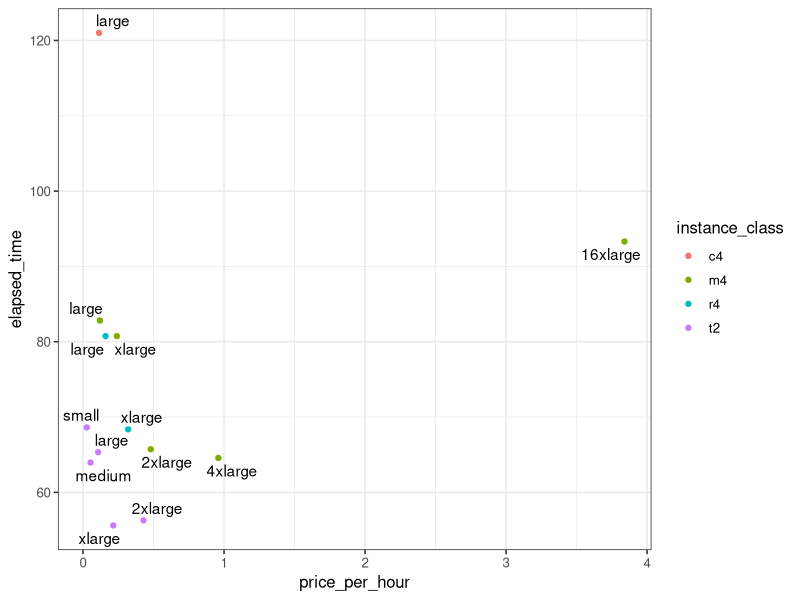

Here is the R script that generated this plot: (Note: this script raises an error after producing the figure.)
## ---- chunk 1
suppressWarnings(library(plyr))
suppressMessages(library(dplyr))
suppressMessages(library(tibble))
suppressMessages(library(knitr))


t2_micro <- 
  c(instance_class = "t2",
    instance_size  = "micro",
    ram = 1, 
    vcpus = 1,
    ecu = NA, 
    price_per_hour = 0.0134,
    elapsed_time = NA,
    accuracy = NA)

t2_medium <- 
  c(instance_class = "t2",
    instance_size  = "medium",
    ram = 4, 
    vcpus = 2,
    ecu = NA, 
    price_per_hour = 0.0536,
    elapsed_time = 63.961,
    accuracy = 0.919)

m4_16xlarge <- 
  c(instance_class = "m4",
    instance_size  = "16xlarge",
    ram = 256, 
    vcpus = 64,
    ecu = 188, 
    price_per_hour = 3.84,
    elapsed_time = 93.310,
    accuracy = 0.915)

t2_2xlarge <- 
  c(instance_class = "t2",
    instance_size  = "2xlarge",
    ram = 32, 
    vcpus = 8,
    ecu = NA, 
    price_per_hour = 0.4288,
    elapsed_time = 56.284,
    accuracy = 0.919)


t2_small <- 
  c(instance_class = "t2",
    instance_size  = "small",
    ram = 2, 
    vcpus = 1,
    ecu = NA, 
    price_per_hour = 0.0268,
    elapsed_time = 68.624,
    accuracy = 0.917)

t2_large <-
  c(instance_class = "t2",
    instance_size  = "large",
    ram = 8, 
    vcpus = 2,
    ecu = NA, 
    price_per_hour = 0.1072,
    elapsed_time = 65.335,
    accuracy = 0.918)

t2_xlarge <-
  c(instance_class = "t2",
    instance_size  = "xlarge",
    ram = 16, 
    vcpus = 4,
    ecu = NA, 
    price_per_hour = 0.2144,
    elapsed_time = 55.611,
    accuracy = 0.918)

m4_large <- 
  c(instance_class = "m4",
    instance_size  = "large",
    ram = 8, 
    vcpus = 2,
    ecu = 6.5, 
    price_per_hour = 0.12,
    elapsed_time = 82.823,
    accuracy = 0.933)

m4_xlarge <- 
  c(instance_class = "m4",
    instance_size  = "xlarge",
    ram = 15, 
    vcpus = 4,
    ecu = 13, 
    price_per_hour = 0.24,
    elapsed_time = 80.749,
    accuracy = 0.928)

r4_large <- 
  c(instance_class = "r4",
    instance_size  = "large",
    ram = 15.25, 
    vcpus = 2,
    ecu = 7, 
    price_per_hour = 0.16,
    elapsed_time = 80.749,
    accuracy = 0.928)

r4_xlarge <- 
  c(instance_class = "r4",
    instance_size  = "xlarge",
    ram = 30.5, 
    vcpus = 13.5,
    ecu = 4, 
    price_per_hour = 0.32,
    elapsed_time = 68.372,
    accuracy = 0.92)

c4_large <- 
  c(instance_class = "c4",
    instance_size  = "large",
    ram = 3.75, 
    vcpus = 2,
    ecu = 8, 
    price_per_hour = 0.114,
    elapsed_time = 121.004,
    accuracy = 0.915)

m4_2xlarge <- 
  c(instance_class = "m4",
    instance_size  = "2xlarge",
    ram = 32, 
    vcpus = 8,
    ecu = 26, 
    price_per_hour = 0.48,
    elapsed_time = 65.728,
    accuracy = 0.912)

m4_4xlarge <- 
  c(instance_class = "m4",
    instance_size  = "4xlarge",
    ram = 64, 
    vcpus = 16,
    ecu = 53.5, 
    price_per_hour = 0.96,
    elapsed_time = 64.573,
    accuracy = 0.927)


benchmark_df <- 
  bind_rows(t2_micro,
            t2_small,
            t2_large,
            t2_xlarge,
            t2_2xlarge,
            t2_medium,
            m4_large,
            m4_xlarge,
            m4_2xlarge,
            m4_4xlarge,
            m4_16xlarge,
            r4_large,
            r4_xlarge,
            c4_large) %>%
  mutate_at(vars(one_of(c("accuracy", "elapsed_time", "ram", "vcpus", "ecu", "price_per_hour"))),
            funs(as.numeric))
## ---- chunk 2
kable(benchmark_df, caption = "AWS MNIST Benchmark Results")
## ---- chunk 3
suppressMessages(library(ggplot2))
suppressMessages(library(ggrepel))
ggplot(benchmark_df) +
  geom_point(aes(price_per_hour, elapsed_time, color = instance_class)) +
  geom_text_repel(aes(price_per_hour, elapsed_time, label = instance_size)) +
  theme_bw(base_size = 12)
## ---- chunk 4

suppressMessages(library(GGally))
plot_pairs <- ggpairs(benchmark_df %>% filter(instance_size != "16xlarge"), 
                      mapping = aes(color = instance_class), 
                      columns = c("ram", "vcpus", "price_per_hour", "elapsed_time"))
## ---- chunk 5
suppressWarnings(plot_pairs + theme_bw(base_size = 12))
## ---- chunk 6
# Kind regards to Hadley: https://stackoverflow.com/questions/1169539/linear-regression-and-group-by-in-r
models <- dlply(benchmark_df  %>% filter(instance_size != "16xlarge", instance_class != "c4"), "instance_class", function(df) 
  lm(elapsed_time ~ price_per_hour, data = df))

# Apply coef to each model and return a data frame
kable(ldply(models, coef))
